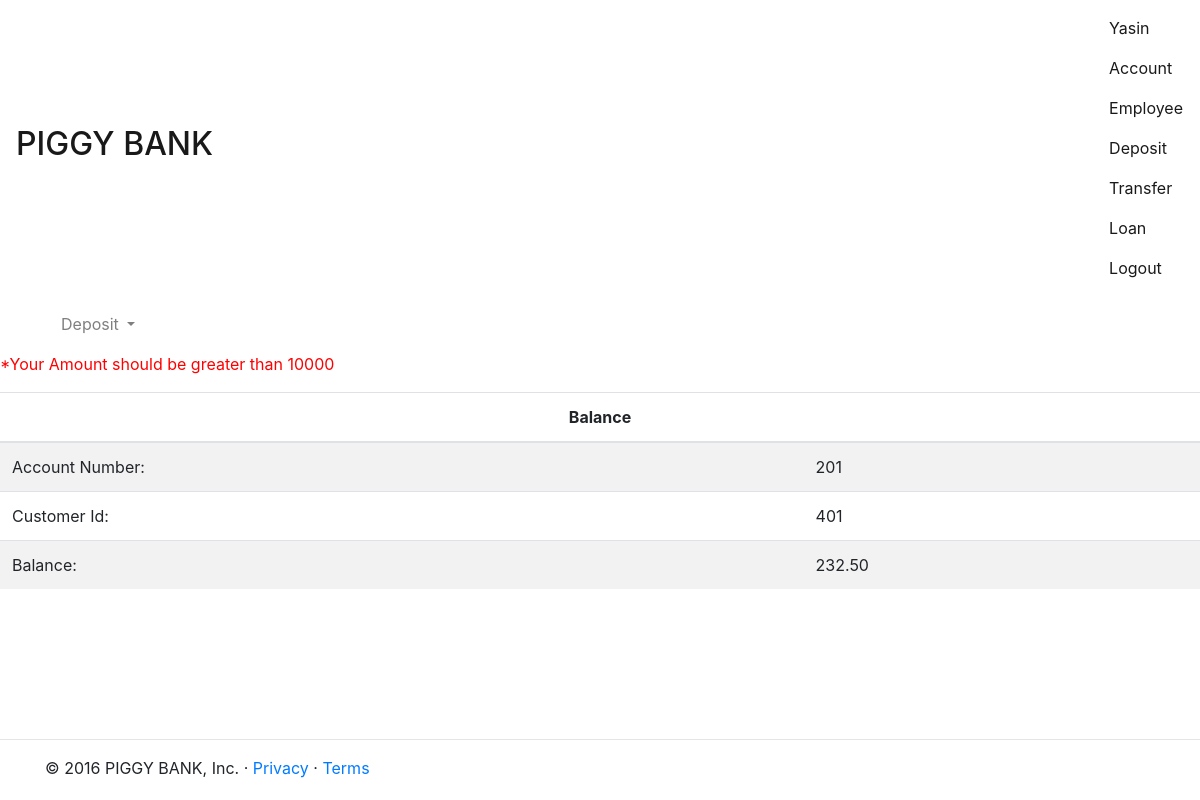
The app's page /deposit.php?deposit_task=view_balance (signed in), older data.
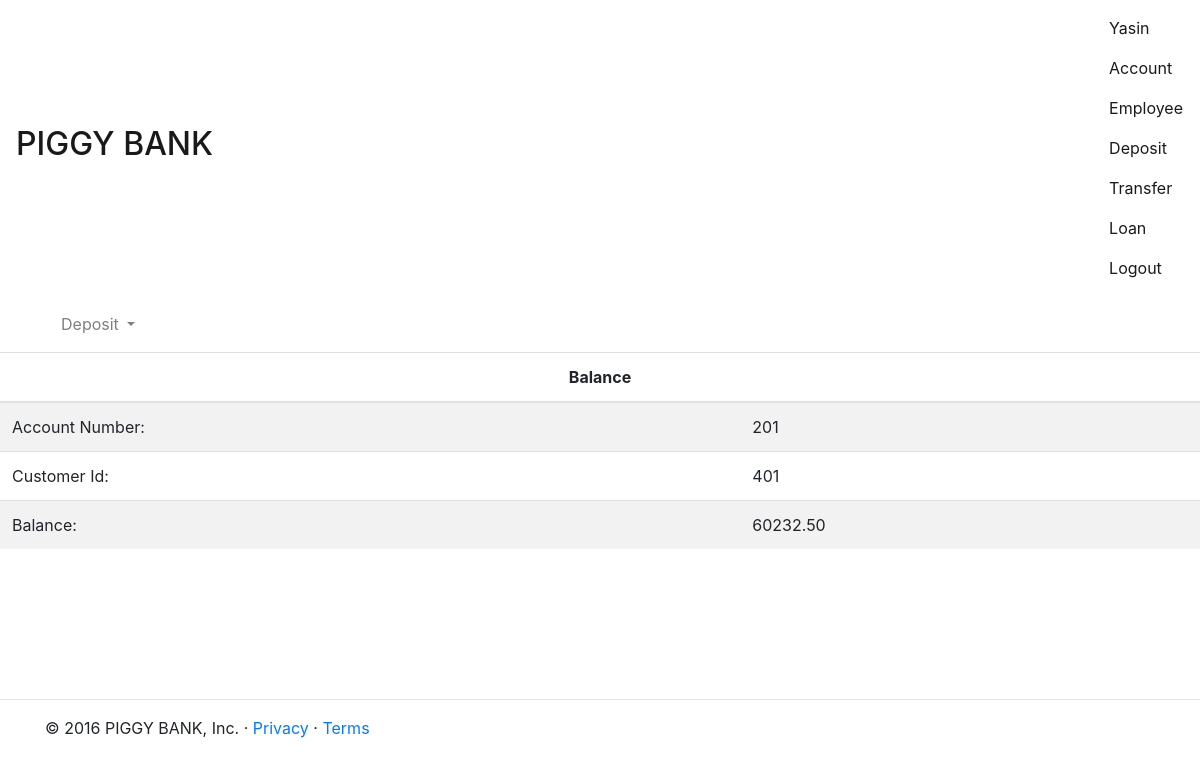
The same page, newer data.
### tables this page shows
CREATE TABLE `account` (
  `account_number` int(5) NOT NULL,
  `customer_id` int(5) NOT NULL,
  `branch_no` int(5) NOT NULL,
  `balance` decimal(10,2) NOT NULL,
  `assests` decimal(10,2) NOT NULL,
  `account_type` varchar(40) DEFAULT NULL,
  PRIMARY KEY (`account_number`),
  KEY `customer_id` (`customer_id`),
  KEY `branch_no` (`branch_no`),
  KEY `account_type` (`account_type`)
);

### deposit.php (the view, shortened to what this page needs)
<?php
require('usr_funcs.php');
require('config.php');
@$get_task=$_GET['deposit_task'];
do_header("Deposit");
do_menu($_SESSION['valid_user']);
do_deposit_menu();
if($get_task=='view_balance'){
  try{
                if($_SESSION['user_type']=='customer'){
                    $sql="SELECT account_number,customer_id,balance from account where account_number=".$_SESSION['valid_user_id']."";
                }else{
                    $sql="select * from employee where employee_id=".$_SESSION['valid_user'];
                }
            if($result=$mysqli->query($sql)){
                if($result->num_rows >0){
                    if($row=$result->fetch_array()){
    if(emp_check()){ account_emp(); }else{ ?>
  <table class='table table-striped'>
    <thead>
      <tr>
        <th colspan='2' class='table-inverse'>
          <center>Balance</center>
        </th>
      </tr>
    </thead>
    <tr>
      <td>Account Number: </td>
      <td>
        <?php echo $row[0]; ?>
      </td>
    </tr>
    <tr>
      <td>Customer Id: </td>
      <td>
        <?php echo $row[1]; ?>
      </td>
    </tr>
    <tr>
      <td>Balance: </td>
      <td>
        <?php echo $row[2]; ?>
      </td>
    </tr>
    <?php if($row[2]<10000){echo "<p><span style='color:red;'>*Your Amount should be greater than 10000</span></p>";} ?>
  </table>
  <?php
                    }
                    }else{
                        throw new Exception("Something Went Wrong. Can't fetch_array()");
                    }
                }else{
                    throw new Exception("Sorry You haven't entered the details yet.");
                }
            } else{
                throw new Exception("Something went wrong. Can't execute the query");
            }
        }catch(Exception $e){
                do_exp_content($e->getMessage());
            }
}
  ?>
      <?php
do_footer();
?>

### usr_funcs.php (shortened to what this page needs)
<?php
function do_header($title){
    ?>
 <!DOCTYPE html>
 <html>
 <head>
  <link rel="stylesheet" href="https://maxcdn.bootstrapcdn.com/bootstrap/4.0.0-alpha.5/css/bootstrap.min.css">
 </head>
 <body>
  <?php
}
    ?>
    <?php
function do_footer(){
    ?>
     <hr class='temp2'>
     <div class="container marketing">
      <footer>
       <p>&copy; 2016 PIGGY BANK, Inc. &middot; <a href="#">Privacy</a> &middot; <a href="#">Terms</a></p>
      </footer>
     </div>
 </body>
 </html>
 <?php
}
    ?>
  <?php
function do_menu($user){
    ?>
   <nav class="navbar navbar-light bg-faded">
    <div class="navbar-header"> <span class="sr-only">Toggle navigation</span> <span class="icon-bar"></span> <span class="icon-bar"></span> <span class="icon-bar"></span>
     <a class="navbar-brand" href="main.php">
      <h2>PIGGY BANK</h2> </a>
    </div>
    <div style="float:right;padding-right:1px;">
     <div class="nav navbar-nav"> <span class="nav-item nav-link active">
                            <?php echo ucfirst($user); ?>
                        </span> <a class="nav-item nav-link active" href="account.php">Account</a> <a class="nav-item nav-link active" href="employee.php">Employee</a>
       <?php
                        if($_SESSION['user_type']!='employee'){
                            ?> <a class='nav-item nav-link active' href='deposit.php'>Deposit</a><a class="nav-item nav-link active" href="transfer.php">Transfer</a><a class="nav-item nav-link active" href="loan.php">Loan</a>
        <?php
                        }
            ?> <a class="nav-item nav-link active" href="logout.php">Logout</a> </div>
    </div>
   </nav>
   <?php
}
    ?>
     <?php
function emp_check(){
    if($_SESSION['user_type']=='employee'){
        return true;
    }else{
        return false;
    }
}
    ?>
            <?php
function do_deposit_menu(){
    ?>
             <div class='container'>
              <nav class="navbar navbar-light bg-faded">
               <ul class="nav navbar-nav">
                <li class="nav-item dropdown"> <a class="nav-link dropdown-toggle" href="#" id="navbarDropdownMenuLink" data-toggle="dropdown" aria-haspopup="true" aria-expanded="false">
        Deposit
      </a>
                </li>
               </ul>
              </nav>
             </div>
             <?php
}
    ?>

### usr_funcs.php (style rules this page uses)
.temp1, .temp2 { margin-top: 150px; }

Row changes from the older to the newer data that the page shows:
changed account id 201: balance "232.50" → "60232.50"
Text that changed along with them:
text no longer shown: "*Your Amount should be greater than 10000"
